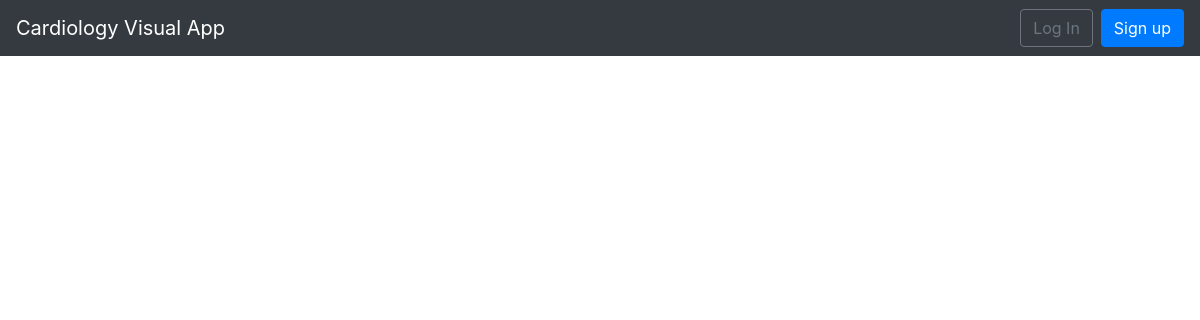
The page /articles/ on the database as committed earlier.
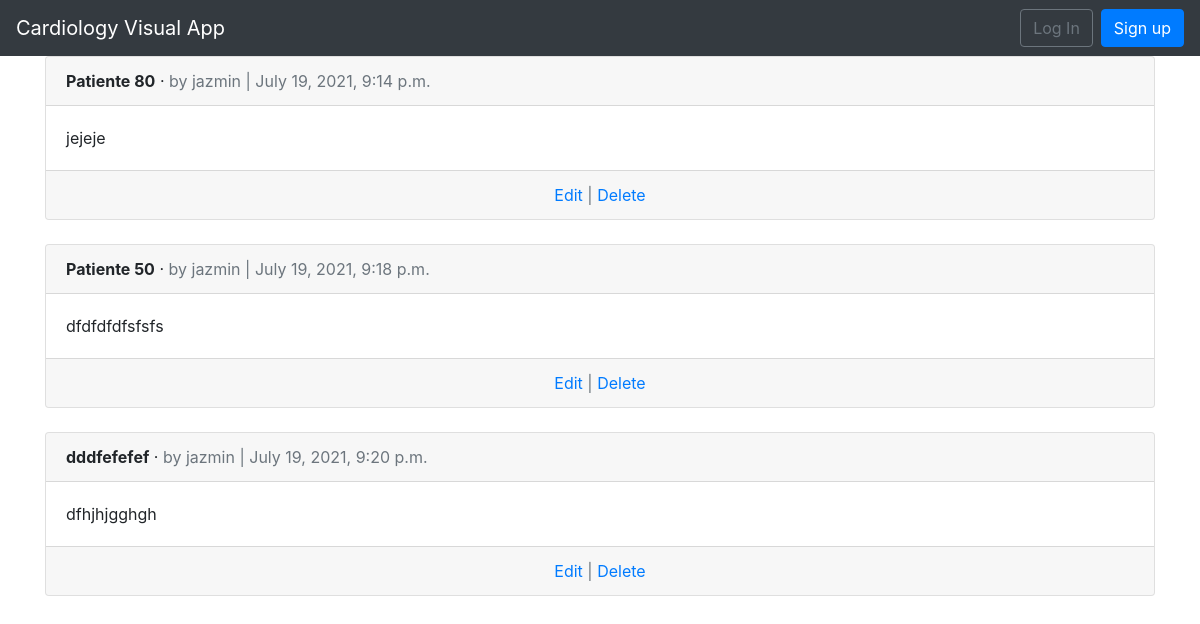
The same page on the database as committed later.
### articles/models.py (models this page shows, shortened)
class Article(models.Model):
    title = models.CharField(max_length=255)
    body = models.TextField()
    date = models.DateTimeField(auto_now_add=True)
    author = models.ForeignKey(
        get_user_model(),
        on_delete=models.CASCADE,
    )

### articles/views.py (the view)
# urls.py: path('', ArticleListView.as_view(), name='article_list'),
class ArticleListView(ListView):
    model = Article
    template_name = 'article_list.html'

### templates/article_list.html (shortened to what this page needs)
{% extends 'base.html' %}
{% block content %}
    {% for article in object_list %}
        <div class="card">
            <div class="card-header">
                <span class="font-weight-bold">{{ article.title }}</span> &middot;
                <span class="text-muted">by {{ article.author }} |
                {{ article.date }}</span>
            </div>
            <div class="card-body">
                {{ article.body }}
            </div>
            <div class="card-footer text-center text-muted">
                <a href="{% url 'article_edit' article.pk %}">Edit</a> |
                <a href="{% url 'article_delete' article.pk %}">Delete</a>
            </div>
        </div>
        <br />
    {% endfor %}
{% endblock content %}

### templates/base.html (shortened to what this page needs)
<!DOCTYPE html>
<html>
    <head>
        <link rel="stylesheet" href="https://cdn.jsdelivr.net/npm/bootstrap@4.5.3/dist/css/bootstrap.min.css">
    </head>
    <body>
        <nav class="navbar navbar-expand-lg navbar-dark bg-dark">
            <a class="navbar-brand" href="{% url 'home' %}">Cardiology Visual App</a>
            <div class="collapse navbar-collapse" id="navbarSupportedContent">
                {% if user.is_authenticated %}
                    <ul class="navbar-nav ml-auto">
                        <li class="nav-item">
                            <a class="nav-link dropdown-toggle" href="#" id="navbarDropdown" role="button" data-toggle="dropdown" aria-haspopup="true" aria-expanded="false">
                                {{ user.username }}
                            </a>
                            <div class="dropdown-menu dropdown-menu-lg-right" aria-labelledby="navbarDropdown">
                                <a class="dropdown-item" href="{% url 'password_change'%}">Change password</a>
                                <div class="dropdown-divider"></div>
                                <a class="dropdown-item" href="{% url 'logout' %}"> Log Out</a>
                            </div>
                        </li>
                    </ul>
                {% else %}
                    <form class="form-inline ml-auto">
                        <a href="{% url 'login' %}" class="btn btn-outline-secondary"> Log In</a>
                        <a href="{% url 'signup' %}" class="btn btn-primary ml-2"> Sign up</a>
                    </form>
                {% endif %}
            </div>
        </nav>
        <main>
            <div class="container">
                {% block content %}
                {% endblock content %}
            </div>
        </main>
    </body>
</html>

Rows that differ between the two databases and show on the page:
added Article: title "Patiente 80", author "jazmin", date "July 19, 2021, 9:14 p.m.", body "jejeje"
added Article: title "Patiente 50", author "jazmin", date "July 19, 2021, 9:18 p.m.", body "dfdfdfdfsfsfs"
added Article: title "dddfefefef", author "jazmin", date "July 19, 2021, 9:20 p.m.", body "dfhjhjgghgh"
